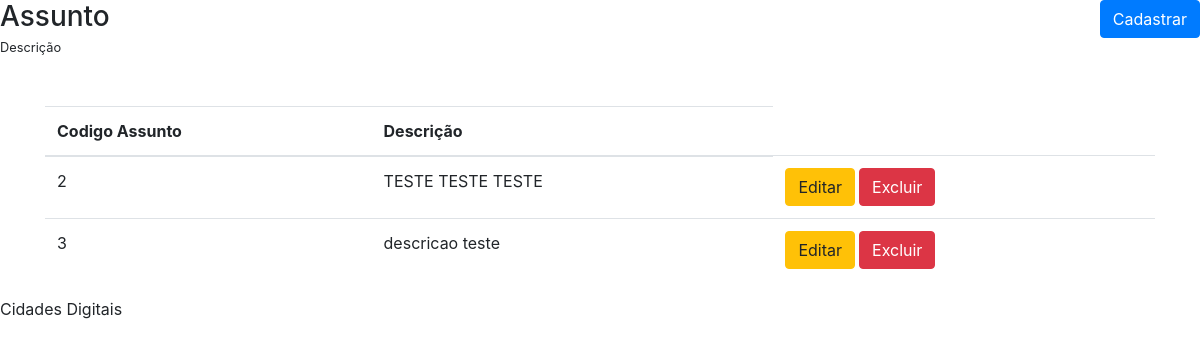
/View/Assunto.php, run on an earlier commit of the app's database.
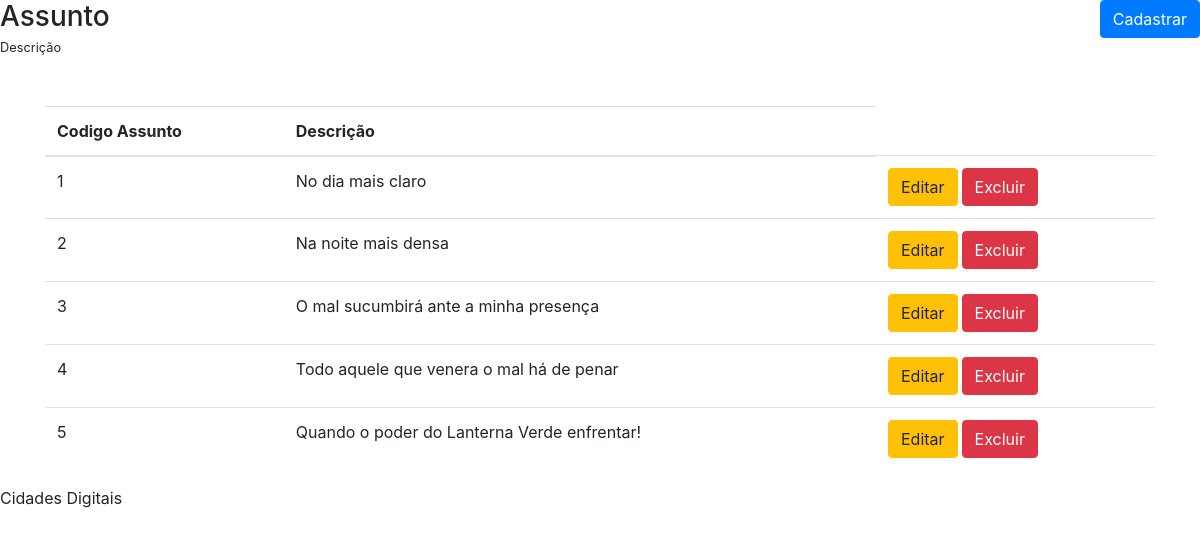
And on a later commit of the database.
### tables this page shows
CREATE TABLE `assunto` (
  `cod_assunto` int(11) NOT NULL AUTO_INCREMENT,
  `descricao` varchar(45) DEFAULT NULL,
  PRIMARY KEY (`cod_assunto`)
);

### Model/DAO/ClassAssuntoDAO.PHP (called while the page is built, shortened)
<?php
class ClassAssuntoDAO {
    public function listarAssunto(){
        try {
            $pdo = Conexao::getInstance();
            $sql = "SELECT cod_assunto, descricao FROM assunto ORDER BY cod_assunto ASC";
            $stmt = $pdo->prepare($sql);
            $stmt->execute();
            return $stmt->fetchAll();
        } catch (PDOException $ex) {
            return $ex->getMessage();
        }
    }
}

### Controller/ControleListarAssunto.php (called while the page is built)
<?php
require_once '../Model/DAO/ClassAssuntoDAO.php';
$listar = new ClassAssuntoDAO();
$dados = $listar->listarAssunto();
if($dados) {
    $array_dados = $dados;
} else {
    $array_dados = [];
}

### view/Assunto.php (the view, shortened to what this page needs)
<?php
    include_once("_cabecalho.php");
    require_once("../Controller/ControleListarAssunto.php");
    ?>
    <main id="main">
        <div class="row mb-5">
          <div id="mainHeader" class="col-md-6 d-flex align-items-center">
            <span>
            <h3 class="mb-0">Assunto</h3>
            <small>Descrição</small>
            </span>
            </div>
            <div class="col-md-6 text-right">
                <button type="button" class="btn btn-primary" data-toggle="modal" data-target=".cadastrar-assunto-modal-lg">
                Cadastrar
                </button>
            </div>
        </div>
        <div class="container">
          <div class="row">
            <div class="col-12">
              <div class="table-responsive">
                <table class="table">
                  <thead>
                    <tr>
                      <th scope="col">Codigo Assunto</th>
                      <th scope="col">Descrição</th>
                    </tr>
                  </thead>
                  <tbody>
                  <?php
                    foreach($array_dados as $key => $value) {
                        ?>
                        <tr>
                          <td><?php echo $value['cod_assunto'] ?></td>
                          <td><?php echo $value['descricao'] ?></td>
                          <td>
                            <span class="d-flex">
                              <button type="button" class="btn btn-warning mr-1">Editar</button>
                              <button onclick="apagarDados('<?php echo URL ?>Controller/ControleApagarAssunto.php?cod_assunto=<?php echo $value['cod_assunto'] ?>')" class="btn btn-danger">Excluir</button>
                            </span>
                          </td>
                        </tr>
                        <?php
                    }
                  ?>
                  </tbody>
                </table>
              </div>
            </div>
          </div>
        </div>
    </main>
    <?php
    include_once('_rodape.php');
?>

What changed in the data, as far as the page shows it:
added assunto: cod_assunto "1", descricao "No dia mais claro"
changed assunto id 2: descricao "TESTE TESTE TESTE" → "Na noite mais densa"
changed assunto id 3: descricao "descricao teste" → "O mal sucumbirá ante a minha presença"
added assunto: cod_assunto "4", descricao "Todo aquele que venera o mal há de penar"
added assunto: cod_assunto "5", descricao "Quando o poder do Lanterna Verde enfrentar!"
